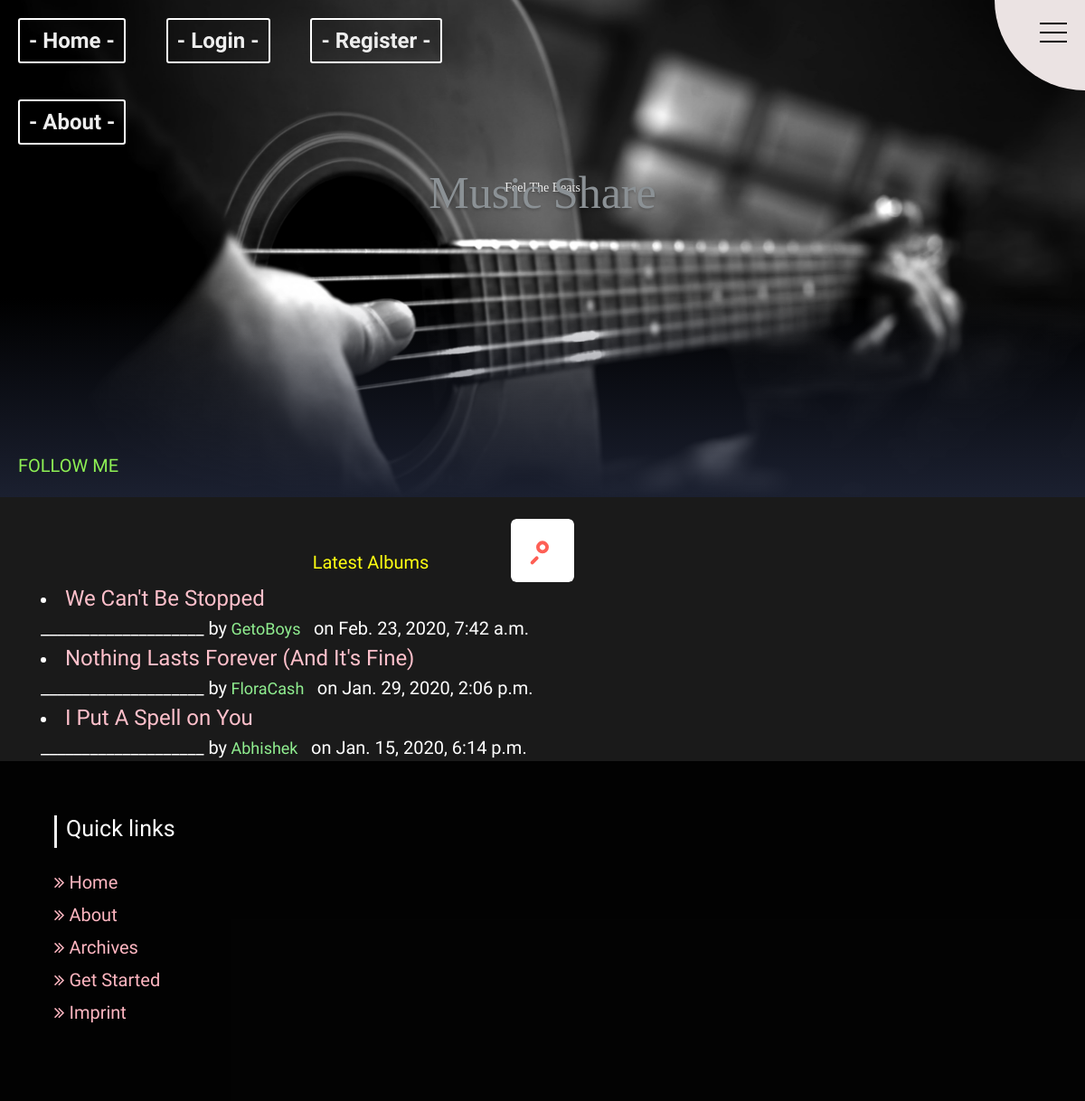
The app's page /latest_albums/, older data.
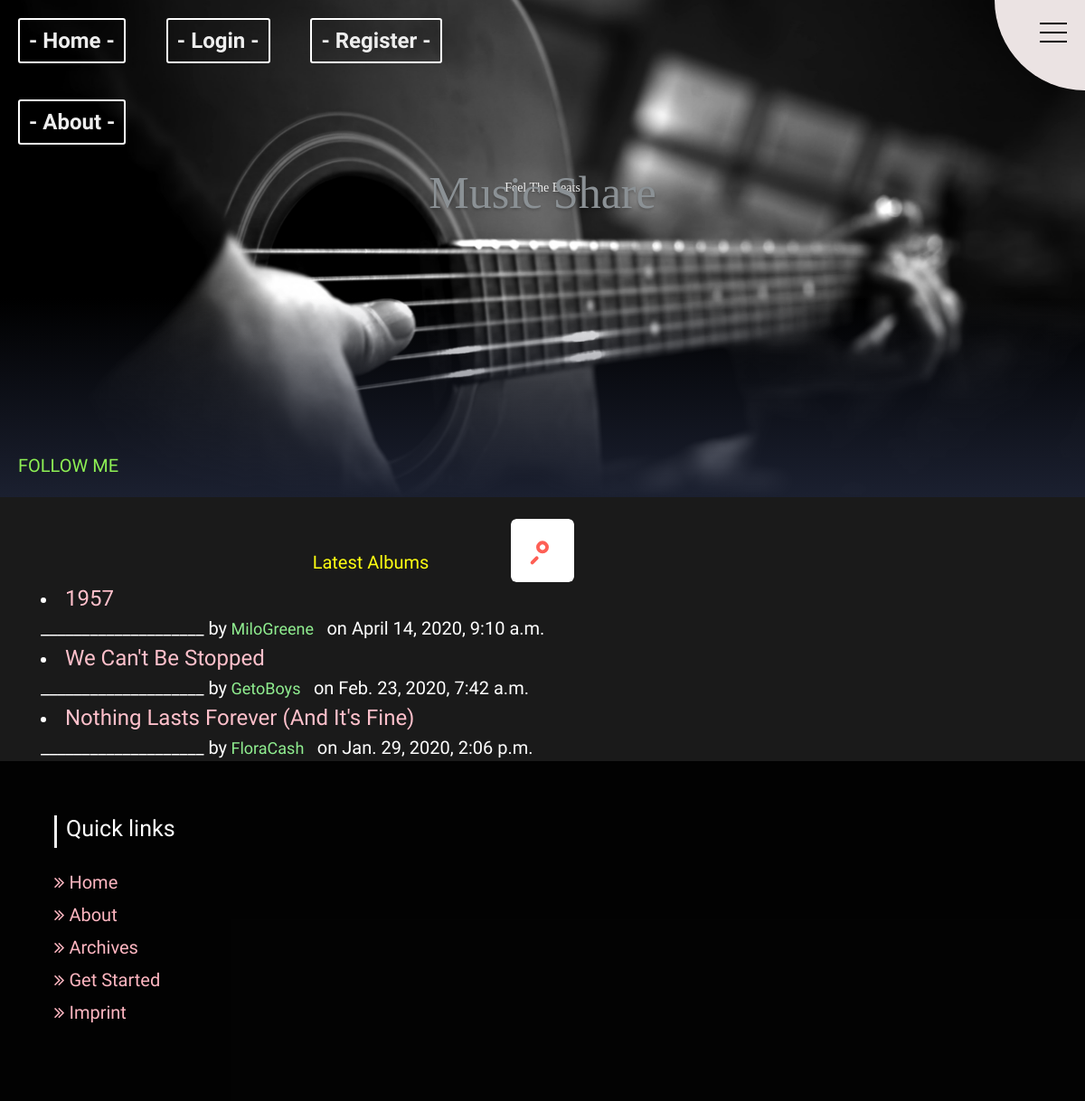
The same page, newer data.
### music/models.py (models this page shows, shortened)
class Album(models.Model):
    title = models.CharField(max_length = 100)
    artists = models.TextField()
    genre = models.CharField(max_length=100)
    date_posted = models.DateTimeField(default=timezone.now)
    author  = models.ForeignKey(User,on_delete=models.CASCADE)
    image = models.ImageField(blank=True,null=True,upload_to='album_cover')

### music/views.py (the view)
# urls.py: path('latest_albums/',views.latest_albums,name='latest-albums'),
def latest_albums(request):
    latest_Album = Album.objects.all()
    forms = Album.objects.filter(date_posted__lte=timezone.now()).order_by('-date_posted')[0:3]
    return render(request, 'music/latest_album.html', {'album': latest_albums,'forms': forms,})

### music/templates/music/latest_album.html (shortened to what this page needs)
{% extends "music/base.html" %}
{% block content %}
        <h3>
          <font color="#ff1"><center>Latest Albums</center></font>
        </h3>
        {% for form in forms %}
        <li><font color = "lightgreen" size = "5.6px">
                <a style="color:pink;" href="{% url 'album-detail' form.id %}"> {{ form.title }} </font></a><br>____________________ by<font color = "#5ce65c" size = "4px"> <a class="mr-2" style="color:lightgreen;" href="{% url 'user-albums' form.author.username %}">  {{ form.author }}  </a> </font> on {{ form.date_posted }}
        </li>
        {% endfor %}
{% endblock %}

Row changes from the older to the newer data that the page shows:
no longer on this page (row unchanged): Album: title "I Put A Spell on You", author "Abhishek", date_posted "Jan. 15, 2020, 6:14 p.m."
added Album: title "1957", author "MiloGreene", date_posted "April 14, 2020, 9:10 a.m."
